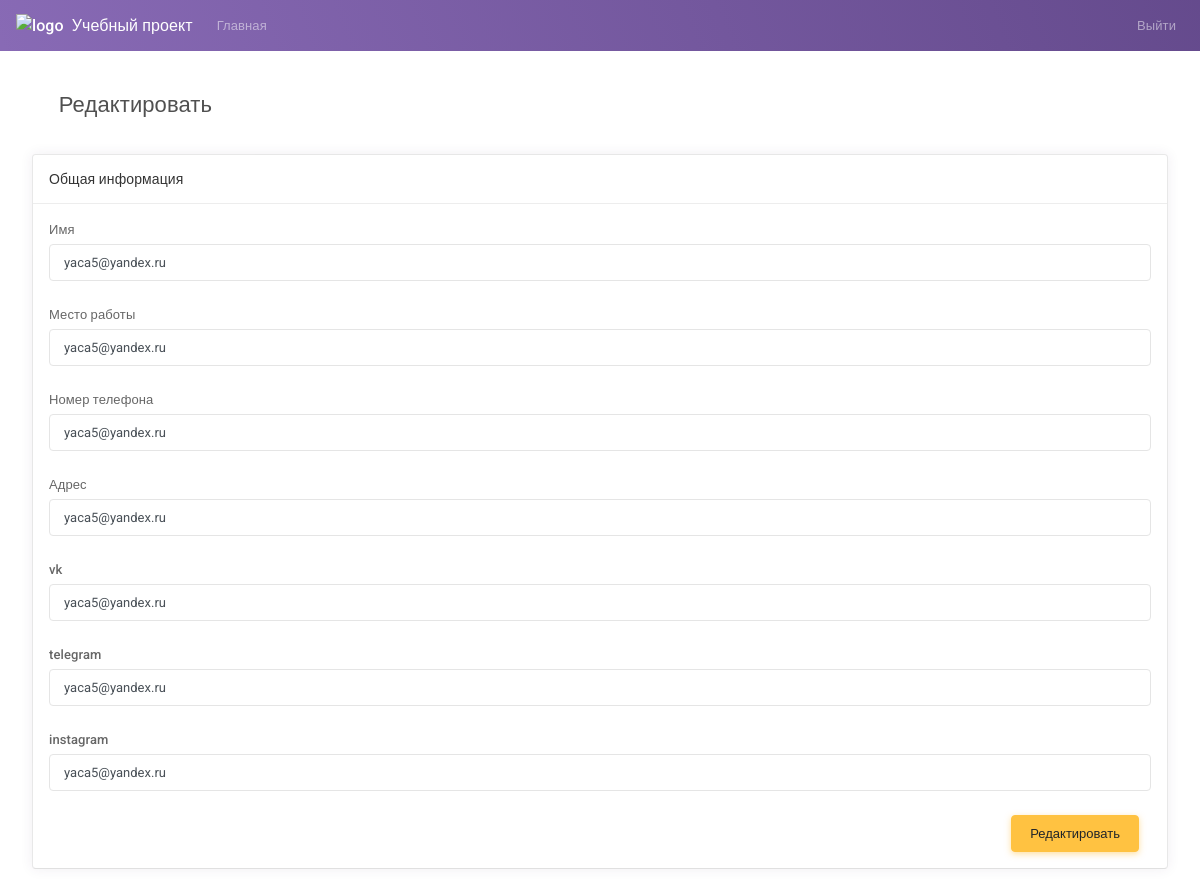
Page /page_edit.php?id=78 (signed in) on the committed database.
### tables this page shows
CREATE TABLE `user` (
  `ID` int(11) NOT NULL,
  `EMAIL` varchar(255) DEFAULT NULL,
  `PASSWORD` varchar(255) DEFAULT NULL,
  `PROFILE` int(11) DEFAULT NULL,
  `SOCIAL` int(11) DEFAULT NULL,
  `STATUS` int(11) DEFAULT NULL,
  `ROLE` int(11) DEFAULT NULL
);

CREATE TABLE `user_profile` (
  `ID` int(11) NOT NULL,
  `USER_ID` int(11) DEFAULT NULL,
  `NAME` varchar(255) DEFAULT NULL,
  `LAST_NAME` varchar(255) DEFAULT NULL,
  `SECOND_NAME` varchar(255) DEFAULT NULL,
  `PHONE` varchar(255) DEFAULT NULL,
  `ADDRESS` varchar(255) DEFAULT NULL,
  `JOB` varchar(255) DEFAULT NULL,
  `PHOTO` varchar(255) DEFAULT NULL
);

CREATE TABLE `user_social` (
  `ID` int(11) NOT NULL,
  `USER_ID` int(11) DEFAULT NULL,
  `VK` varchar(255) DEFAULT NULL,
  `INSTAGRAM` varchar(255) DEFAULT NULL,
  `TELEGRAM` varchar(255) DEFAULT NULL
);

### include/functions.php (called while the page is built, shortened)
<?php
function dbConnect()
{
    return new PDO('mysql:host=' . DB_HOST . ';dbname=' . DB_NAME . ';charset=' . DB_CHARSET, DB_USER, DB_PASSWORD);
}
function getUserByID($userId)
{
    if (!empty($userId)) {
        $pdo = dbConnect();
        $stmt = $pdo->prepare('SELECT * FROM `user` WHERE `ID` = :ID');
        $stmt->execute(
            [
                'ID' => $userId,
            ]
        );
        $arResult = $stmt->fetch(PDO::FETCH_ASSOC);
        if (!empty($arResult)) {
            return $arResult;
        }
    }
    return false;
}
function getUserProfileById($profileId)
{
    if (is_array($profileId)) {
        $arId = $profileId;
    } else {
        $arId[] = $profileId;
    }
    $inList = str_repeat('?,', count($arId) - 1) . '?';
    $pdo = dbConnect();
    $stmt = $pdo->prepare('SELECT * FROM `user_profile` WHERE `ID` IN (' . $inList . ')');
    $stmt->execute($arId);
    $arRes = $stmt->fetchAll(PDO::FETCH_ASSOC);
    foreach ($arRes as $value) {
        $arResult[$value['ID']] = $value;
    }
    if (!empty($arResult)) {
        return $arResult;
    }
    return false;
}
function getUserSocialById($socialId)
{
    if (is_array($socialId)) {
        $arId = $socialId;
    } else {
        $arId[] = $socialId;
    }
    $inList = str_repeat('?,', count($arId) - 1) . '?';
    $pdo = dbConnect();
    $stmt = $pdo->prepare('SELECT * FROM `user_social` WHERE `ID` IN (' . $inList . ')');
    $stmt->execute($arId);
    $arRes = $stmt->fetchAll(PDO::FETCH_ASSOC);
    foreach ($arRes as $value) {
        $arResult[$value['ID']] = $value;
    }
    if (!empty($arResult)) {
        return $arResult;
    }
    return false;
}
function isAuthorize()
{
    if (!empty($_SESSION['USER']['ID'])) {
        return true;
    }
    return false;
}
?>

### handler/edit.php (called while the page is built, shortened)
<?php
$userId = (int)$_GET['id'];
$arUserInfo = getUserByID($userId);
$arUserProfileInfo = array_shift(getUserProfileById($arUserInfo['PROFILE']));
$arUserSocialInfo = array_shift(getUserSocialById($arUserInfo['SOCIAL']));
?>

### page_edit.php (the view, shortened to what this page needs)
<?php
if (file_exists($_SERVER["DOCUMENT_ROOT"] . '/handler/edit.php')) {
    require_once($_SERVER["DOCUMENT_ROOT"] . '/handler/edit.php');
}
?>
<!DOCTYPE html>
<html lang="en">
<head>
    <link id="vendorsbundle" rel="stylesheet" media="screen, print" href="css/vendors.bundle.css">
    <link id="appbundle" rel="stylesheet" media="screen, print" href="css/app.bundle.css">
    <link id="myskin" rel="stylesheet" media="screen, print" href="css/skins/skin-master.css">
    <link rel="stylesheet" media="screen, print" href="css/fa-solid.css">
    <link rel="stylesheet" media="screen, print" href="css/fa-brands.css">
</head>
<body>
    <nav class="navbar navbar-expand-lg navbar-dark bg-primary bg-primary-gradient">
        <a class="navbar-brand d-flex align-items-center fw-500" href="page_users.php"><img alt="logo" class="d-inline-block align-top mr-2" src="img/logo.png"> Учебный проект</a>
        <div class="collapse navbar-collapse" id="navbarColor02">
            <ul class="navbar-nav mr-auto">
                <li class="nav-item">
                    <a class="nav-link" href="/">Главная <span class="sr-only">(current)</span></a>
                </li>
            </ul>
            <ul class="navbar-nav ml-auto">
                <? if(isAuthorize()): ?>
                    <li class="nav-item">
                        <a class="nav-link" href="page_logout.php">Выйти</a>
                    </li>
                <? else: ?>
                    <li class="nav-item">
                        <a class="nav-link" href="page_login.php">Войти</a>
                    </li>
                <? endif; ?>
            </ul>
        </div>
    </nav>
    <main id="js-page-content" role="main" class="page-content mt-3">
        <div class="subheader">
            <h1 class="subheader-title">
                <i class='subheader-icon fal fa-plus-circle'></i> Редактировать
            </h1>
        </div>
        <form action="page_edit.php?id=<?= $userId ?>" method="POST">
            <div class="row">
                <div class="col-xl-6">
                    <div id="panel-1" class="panel">
                        <div class="panel-container">
                            <div class="panel-hdr">
                                <h2>Общая информация</h2>
                            </div>
                            <div class="panel-content">
                                <div class="form-group">
                                    <label class="form-label" for="simpleinput">Имя</label>
                                    <input type="text" name="name" id="simpleinput" class="form-control" value="<?= (isset($_POST['name'])) ? $_POST['name'] : $arUserProfileInfo['NAME'] ?>">
                                </div>
                                <div class="form-group">
                                    <label class="form-label" for="simpleinput">Место работы</label>
                                    <input type="text" name="job" id="simpleinput" class="form-control" value="<?= (isset($_POST['job'])) ? $_POST['job'] : $arUserProfileInfo['JOB'] ?>">
                                </div>
                                <div class="form-group">
                                    <label class="form-label" for="simpleinput">Номер телефона</label>
                                    <input type="text" name="phone" id="simpleinput" class="form-control" value="<?= (isset($_POST['phone'])) ? $_POST['phone'] : $arUserProfileInfo['PHONE'] ?>">
                                </div>
                                <div class="form-group">
                                    <label class="form-label" for="simpleinput">Адрес</label>
                                    <input type="text" name="address" id="simpleinput" class="form-control" value="<?= (isset($_POST['address'])) ? $_POST['address'] : $arUserProfileInfo['ADDRESS'] ?>">
                                </div>
                                <div class="form-group">
                                    <label class="form-label" for="simpleinput">vk</label>
                                    <input type="text" name="vk" id="simpleinput" class="form-control" value="<?= (isset($_POST['vk'])) ? $_POST['vk'] : $arUserSocialInfo['VK'] ?>">
                                </div>
                                <div class="form-group">
                                    <label class="form-label" for="simpleinput">telegram</label>
                                    <input type="text" name="telegram" id="simpleinput" class="form-control" value="<?= (isset($_POST['telegram'])) ? $_POST['telegram'] : $arUserSocialInfo['TELEGRAM'] ?>">
                                </div>
                                <div class="form-group">
                                    <label class="form-label" for="simpleinput">instagram</label>
                                    <input type="text" name="instagram" id="simpleinput" class="form-control" value="<?= (isset($_POST['instagram'])) ? $_POST['instagram'] : $arUserSocialInfo['INSTAGRAM'] ?>">
                                </div>
                                <div class="col-md-12 mt-3 d-flex flex-row-reverse">
                                    <button class="btn btn-warning">Редактировать</button>
                                </div>
                            </div>
                        </div>
                    </div>
                </div>
            </div>
        </form>
    </main>
</body>
</html>

### rows in the picture
user: name "yaca5@yandex.ru", job "yaca5@yandex.ru", phone "yaca5@yandex.ru", address "yaca5@yandex.ru", vk "yaca5@yandex.ru", telegram "yaca5@yandex.ru", instagram "yaca5@yandex.ru"
